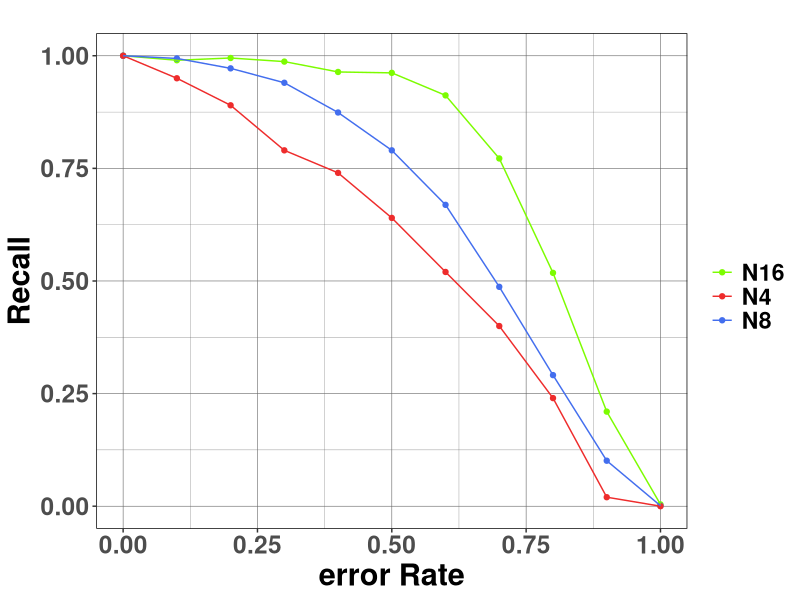

Recreate this plot in R. (Note: this script raises an error after producing the figure.)
require(ggplot2)

df <- read.delim("datapoints_TestEM.csv",sep="\t",header=T)

DF <- as.data.frame(df)

colours <- c('lawngreen','firebrick2',"royalblue2")

gplot <- ggplot(DF,aes(x=as.numeric(as.vector(DF[,1])),y=as.numeric(as.vector(DF[,2])),color=as.vector(DF[,3]),group=as.vector(DF[,3])))+
    geom_point()+
    geom_line()+
    labs(x="error Rate",y="Recall",title="")+
    theme(            
        axis.title.x=element_text(face="bold",size=rel(2)),
        axis.text.x =element_text(face="bold",size=rel(2)), 
        axis.title.y=element_text(face="bold",size=rel(2)),
        axis.text.y =element_text(face="bold",size=rel(2)), 
        legend.title=element_text(face="bold",size=rel(1.5)),
        legend.text=element_text(face="bold",size=rel(1.5)),
        legend.key=element_blank())+
    theme(panel.grid.major = element_line(colour = "grey40",size=0.2),
          panel.grid.minor = element_line(colour="grey40",size=0.1),
          panel.background = element_rect(fill = "white"),
          panel.border = element_rect(linetype="solid",fill=NA))+
    scale_color_manual("",breaks=levels(factor(DF[,3])),values=c(colours))+

    ggsave("TestEM.pdf", width = 20, height = 20, units = "cm")




